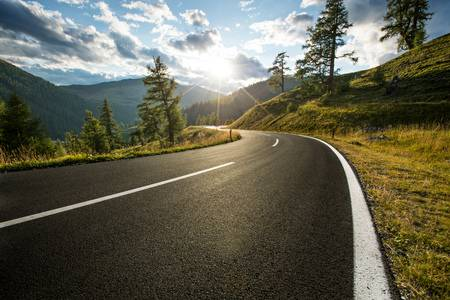
#> input picture opencv/a.jpg, 450 x 300 px, given in place of test2.mp4, which was not available
$ python yol-tespit.py
#> lines starting #> are read from the running program, lines starting #| are printed output that depends on the picture; after the words box and inside, x2 and y2 are one past the last pixel; in counts of white or black regions, pixels touching at a corner belong together; pictures that were not available may be replaced by others from this repository, and a replacement may not be noted
#> further down, frame is the input picture: shape (300, 450, 3); mean B, G, R 80.9, 97.5, 98.7
import cv2
import numpy as np
import matplotlib.pyplot as plt

"""renkli bir resim 3 farklı yoğunlukta renk içerir
grayscale resim sadece 1 yoğunlukta renk içerir ve bu görüntünün işlenmesinde daha hızlıdır """

def canny(image):
    gri = cv2.cvtColor(image, cv2.COLOR_RGB2GRAY) #resmi griye çevirir
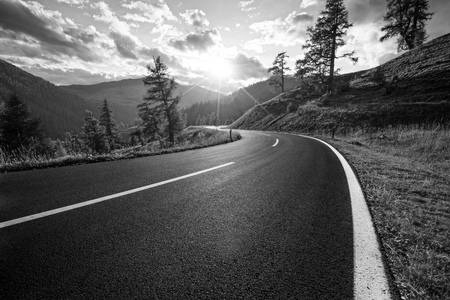
#> gri: shape (300, 450); min 0, max 255, mean 92.7
    blur = cv2.GaussianBlur(gri,(5,5), 0) #resim üzerindeki gürültüyü kaldırır. ikinci parametresi 5x5 matristir ve çoğu durum için iyi sonuc verir. son parametre sapma(deviyasyon) parametresidir.
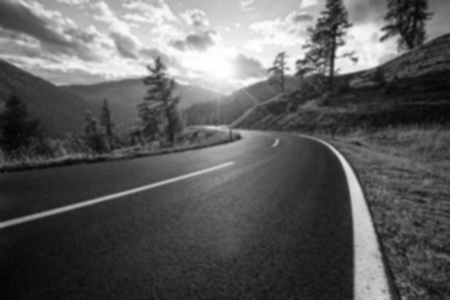
#> blur: shape (300, 450); min 3, max 255, mean 92.7
    """canny bizim görüntüler üzerindekki çizgileri yakalamamızı saglar. alt ve üst eşik degerleri ile resim üzerindeki farklı edge degerlerine sahip
    çizgileri yakayalabiliriz. parlaklıktaki değişime göre istenilen çizgiler yakalanabilir"""
    cannny = cv2.Canny(blur, 50, 150) #resimdeki tüm yönler üzerinde hesaplamalar(türev) yapar ve beyaz seri üzerindeki en güçlü gradyanı işaretler. yapılması önerilir, yapılmasa da olur.
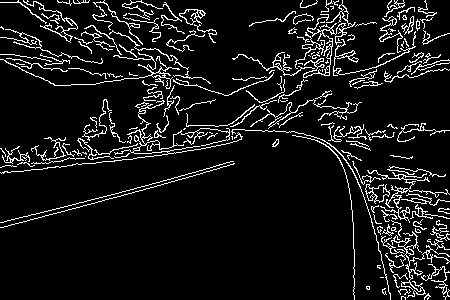
#> cannny: shape (300, 450); 8.8% white in thin lines or dots
    return cannny

def istenilen_bolge(image):
    yukseklik = image.shape[0] #listenin kac satır ve kac sutundan olustugunu gösteren bir demet veri tipi döndürür.
#> yukseklik = 300
    ucgen = np.array([[(300, yukseklik), (1000, yukseklik), (550,250)]]) #boyadıgımız alani birden fazla poligon ile sinirlandırıriz. bu yüzden bu sekilde matris olusturduk
#> ucgen = [[300, 300], [1000, 300], [550, 250]]
    maske = np.zeros_like(image) #siyah bir maske olusturur.
    cv2.fillPoly(maske, ucgen, 255) #olusturdugumuz maskenin üzerine cizdigimiz ucgen matrisini yerlestiriyoruz. tamamiyle beyaz renk.
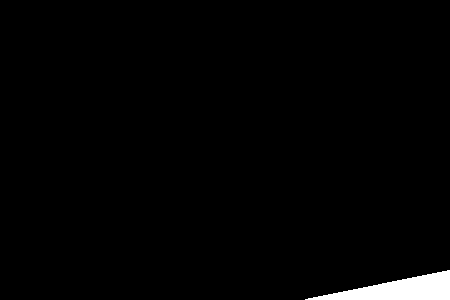
#> maske: shape (300, 450); 1.7% white; 1 white region, box (x1, y1, x2, y2) and area: (305, 270, 450, 300) 2247
    maske_resim = cv2.bitwise_and(image, maske)
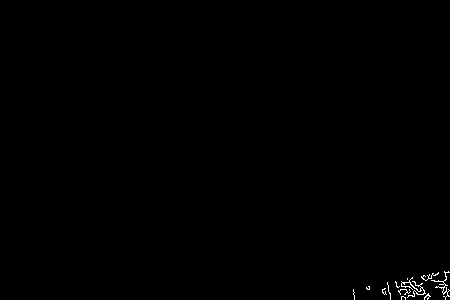
#> maske_resim: shape (300, 450); 0.27% white in thin lines or dots, all inside (x1, y1, x2, y2) = (353, 271, 450, 300)
    """ sayilari bir bütün olarak değil bit bit işleme sokan operatordür. float ya da double tipinde veriler bu operatorlere kullanılmaz
        genellikle sayilarin bit durumlarını öğrenmek veya diğer bitlere dokunmadan çeşitli bitlerin değerlerini değiştirmek için kullanılır.
        bitwise_and ise karşılıklı bitleri and işlemine tabi tutar.
    """
    return maske_resim

def serit_yakala(image,serit):
    line_image = np.zeros_like(image)
    if serit is not None:
        for line in serit:
            x1, y1, x2, y2 = line.reshape(4)
            cv2.line(line_image, (x1, y1), (x2,y2),(255, 0, 0), 10)
    return line_image

def serit_tamamla(image, lines_param):
    slope, intercept = lines_param
    y1 = image.shape[0]
    y2 = int(y1*(3/5)) #sagdaki uzun kenarin 3/5i kadar serit buluyoruz
    x1 = int((y1-intercept)/slope)  # y=mx+b
    x2 = int((y2-intercept)/slope)
    return np.array([x1, y1, x2, y2])
def ort_egim_poz(image,lines):
    sag_fit = []
    sol_fit = []
    for line in lines:
        x1,y1, x2, y2 = line.reshape(4)
        parametre = np.polyfit((x1,x2), (y1,y2), 1)
        egim = parametre[0]
        pozisyon = parametre[1]
        if egim < 0:
            sol_fit.append((egim, pozisyon))
        else:
            sag_fit.append((egim, pozisyon))

    sag_ortalama = np.average(sag_fit, axis = 0)
    sol_ortalama = np.average(sol_fit, axis = 0)

    sag_serit = serit_tamamla(image, sag_ortalama)
    sol_serit = serit_tamamla(image, sol_ortalama)

    return np.array([sol_serit, sag_serit])
"""
resim = cv2.imread("b.jpg")
serit_resim = np.copy(resim)
cany = canny(serit_resim)
kirpilmis_resim = istenilen_bolge(cany)
aci = np.pi/180
seritler =  cv2.HoughLinesP(kirpilmis_resim, 2, aci, 100, np.array([]), minLineLength=40, maxLineGap=5)
 #ikinci input resulation(cozunurluk değeri. daha kucuk parcalara boldukce çözünürlük artar). en iyi acı değeri yakalanir. biz burda 1 aldik

Hough transform: matematiksel olarka açıklanabilen her şeklin görüntüde boşluklar olsa bile tamamlayabilen bir tekniktir.
Bir çizginin formülü koornidat sisteminde y=mx+c'dir. polar koornidat sisteminde ise rho=x*cos(theta)+y*sin(theta)'dır.
rho ---> çizginin orijine olan dik uzaklığı
theta ---> rho ile x ekseni arasindaki açı.
kademe kademe şöyle işler
1)kaynak görüntü üzerinde kenarlar belli edilir.
2)bir eşikleme yöntemi kullanılarak resim ikili(siyah-beyaz) hale getirilir.
3)her kenar pikseli için noktanın üzerinde olabileceği olası geometrik şekillerin polar kordinattaki değerleri
    kullanılan bir akümülatör matrisi üzerinde birer birer artırılarak her kenarin pikseli olası şekilleri oylaması
    sağlanmış olur.
4)akümülatör değeri en yüksek olan şekiller en çok oy alan şekiller olduklarından görüntü üzerinde bulunma veya
    belirgin olma olasıklıkları en yüksek olmaktadır.

Not:bir çizgi üzerinde ne kadar çok nokta varsa oy sayısı o kadar artar.
"""
"""
ortalanmıs_serit = ort_egim_poz(serit_resim, seritler)
mavi_serit = serit_yakala(serit_resim, ortalanmıs_serit)
#son deger eşik değeri. en az 100 kere oylanması gerekiyor bir kenar yakalamak için.

birlesmis_resim = cv2.addWeighted(serit_resim, 1, mavi_serit, 1, 1)
"""
"""
Python: cv2.addWeighted(src1, alpha, src2, beta, gamma)
src1 --> ilk input dizimiz
alpha --> ilk dizinin agırlık elemani
src2 --> ilk dizimizle ayni boyutta ikinci dizimiz
beta --> ikinci dizinin ağırlık elemani
gamma --> her toplamımıza eklenen sayısal değer
""" """
cv2.imshow('sonuc',birlesmis_resim)
cv2.waitKey(0)
""""""
##################################################
video icin kodlar"""
cap = cv2.VideoCapture("test2.mp4")
while(cap.isOpened()):
    _, frame = cap.read()
    cany = canny(frame)
    kirpilmis_resim = istenilen_bolge(cany)
    aci = np.pi/180
    seritler =  cv2.HoughLinesP(kirpilmis_resim, 2, aci, 100, np.array([]), minLineLength=40, maxLineGap=5)
#> seritler = None
#> (the run stopped early here; a loop or call above may not have finished)

$ run again, on opencv/b.jpg
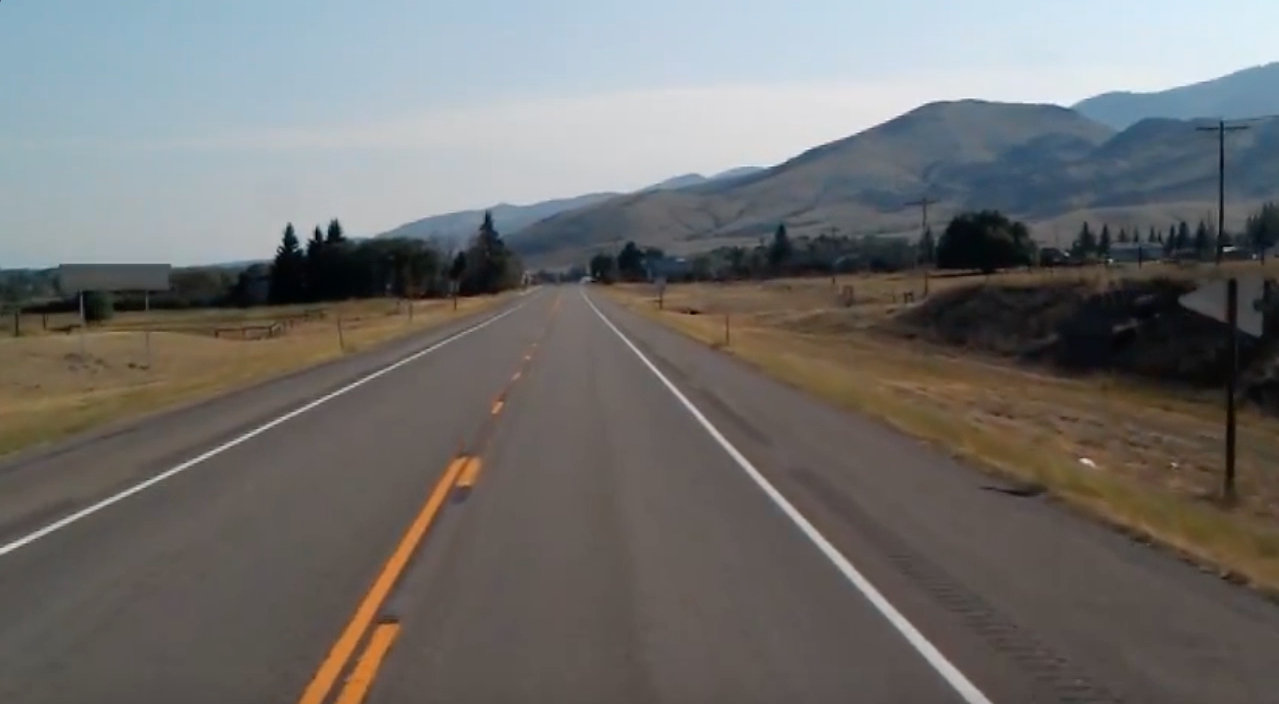
#> input picture opencv/b.jpg, 1279 x 704 px, given in place of test2.mp4, which was not available
#> frame is the input picture: shape (704, 1279, 3); mean B, G, R 109.7, 111.3, 112.3
#> in canny, `cannny = cv2.Canny(blur, 50, 150)`:
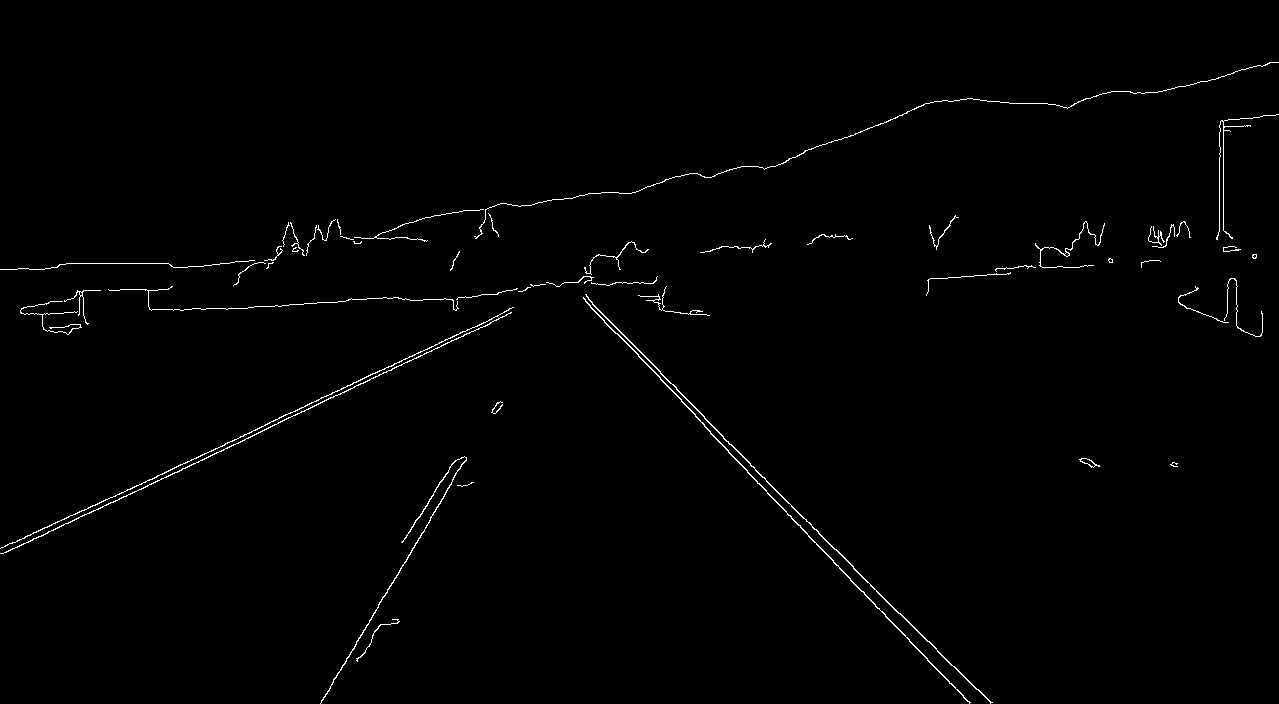
#> cannny: shape (704, 1279); 0.91% white in thin lines or dots
#> maske: shape (704, 1279); 17.7% white; 1 white region, box (x1, y1, x2, y2) and area: (300, 250, 1001, 704) 159354
#> in istenilen_bolge, `maske_resim = cv2.bitwise_and(image, maske)`:
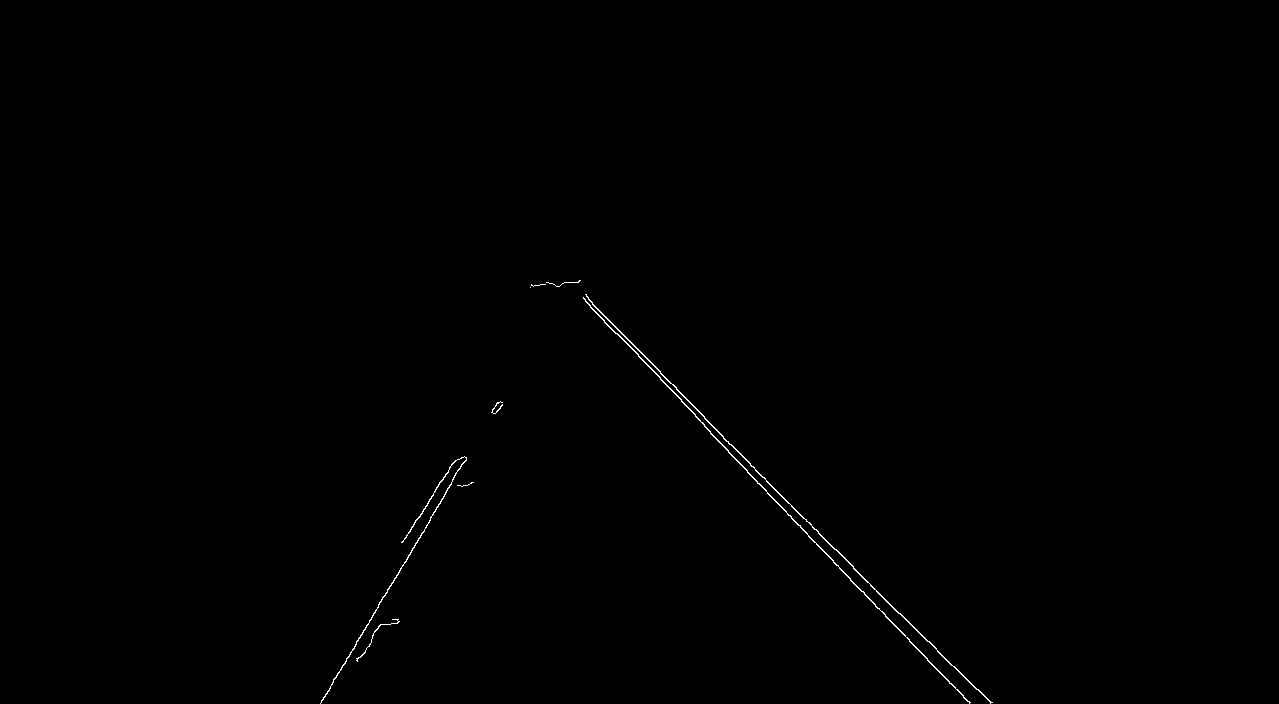
#> maske_resim: shape (704, 1279); 0.26% white in thin lines or dots, all inside (x1, y1, x2, y2) = (320, 280, 993, 704)
#> seritler = [[750, 465, 834, 549], [704, 426, 807, 533], [704, 418, 927, 641], [320, 703, 445, 494], [632, 343, 670, 383], [617, 333, 695, 414], [592, 304, 645, 357], [767, 493, 969, 702], [402, 542, 455, 460], [588, 299, 631, 342]]
#> the loop in ort_egim_poz, `for line in lines:` made 10 passes
#> (x1, y1, x2, y2, egim, pozisyon) on passes 1 to 8: (750, 465, 834, 549, 1, -285), (704, 426, 807, 533, 1.04, -305.3), (704, 418, 927, 641, 1, -286), (320, 703, 445, 494, -1.67, 1238), (632, 343, 670, 383, 1.05, -322.3), (617, 333, 695, 414, 1.04, -307.7), (592, 304, 645, 357, 1, -288), (767, 493, 969, 702, 1.03, -300.6)
#> after the loop in ort_egim_poz, `for line in lines:`: sag_fit = [(1, -285), (1.04, -305.3), (1, -286), (1.05, -322.3), (1.04, -307.7), (1, -288), (1.03, -300.6), (1, -289)]; sol_fit = [(-1.67, 1238), (-1.55, 1164)]
#> sag_ortalama = [1.02, -298]
#> sol_ortalama = [-1.61, 1201]
#> slope = 1.02; intercept = -298
#> in serit_tamamla, `x1 = int((y1-intercept)/slope)`: x1 = 981
#> in serit_tamamla, `x2 = int((y2-intercept)/slope)`: x2 = 705
#> sag_serit = [981, 704, 705, 422]
#> sol_serit = [308, 704, 483, 422]
#> ortalanmıs_serit = [[308, 704, 483, 422], [981, 704, 705, 422]]
#> the loop in serit_yakala, `for line in serit:` made 2 passes
